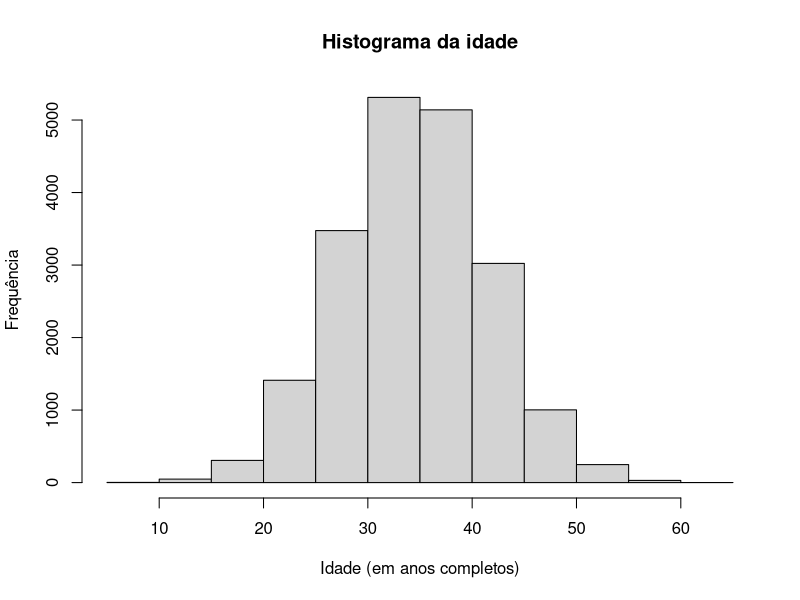
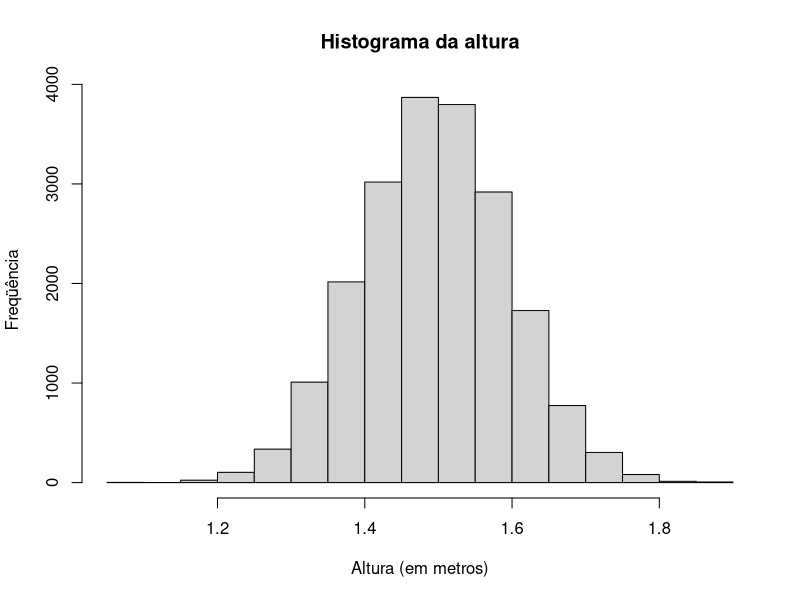
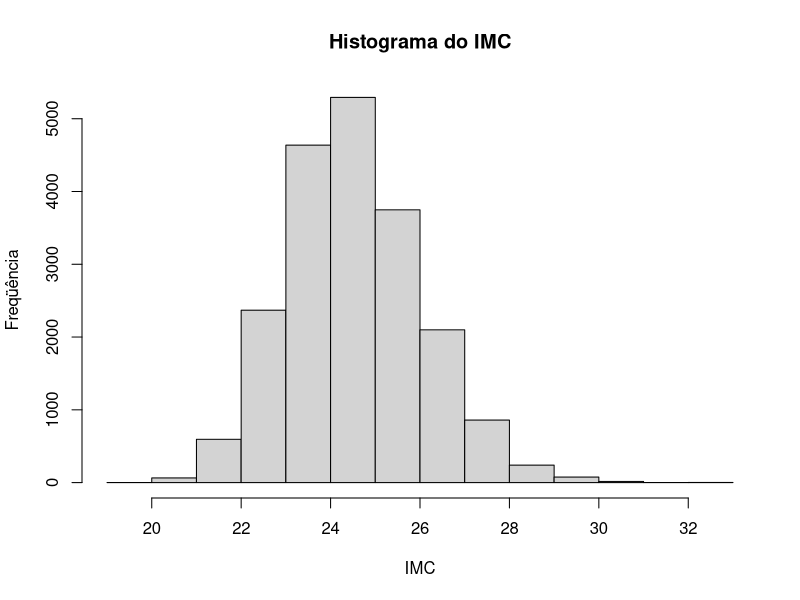
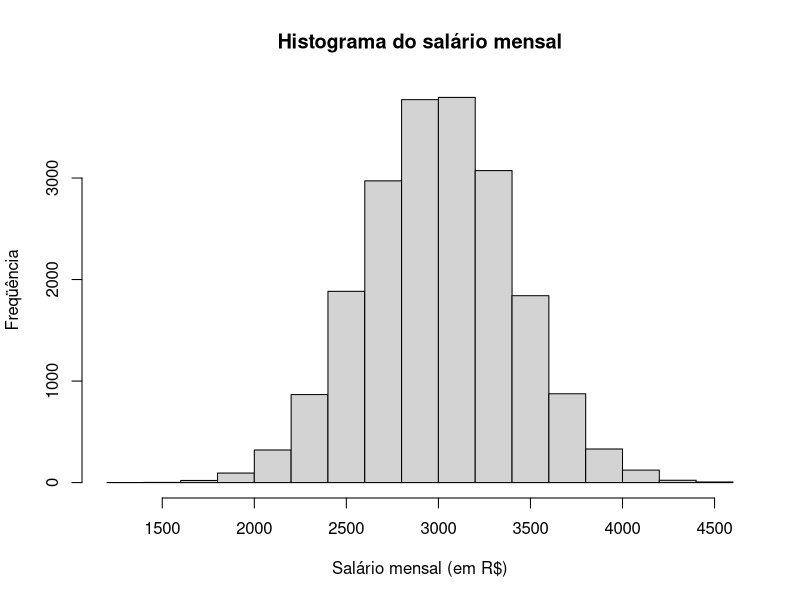

Reproduce these figures in R, in order. (Note: this script raises an error after producing the figures.)
n <- 20000
p <- 200000
set.seed(1234)
idade <- abs(round(rnorm(n, 35, 7),0))
summary(idade)


hist(idade,
     main = 'Histograma da idade',
     ylab = 'Frequência',
     xlab= 'Idade (em anos completos)')


set.seed(1234)
altura <- abs(round(rnorm(n, 1.50, 0.1), 2))
summary(altura)

hist(altura,
     main = "Histograma da altura",
     ylab = "Freqüência",
     xlab = "Altura (em metros)")

set.seed(1234)
peso <- abs(round(rnorm(n, 55, 4), 2))
summary(peso)

imc <- round(peso/altura^2, 2)
summary(imc)

hist(imc,
     main = "Histograma do IMC",
     ylab = "Freqüência",
     xlab = "IMC")

salario <- abs(round(rnorm(n, 3000, 400), 2))
summary(salario)

hist(salario,
     main = "Histograma do salário mensal",
     ylab = "Freqüência",
     xlab = "Salário mensal (em R$)")

pop.carros <- rep(c(0,1,2,3), p)
pop.carros

carros <- sample(pop.carros, n)

rm(pop.carros)

summary(carros)


table(carros)


pop.filhos<-rep(c(0,1,2),p)
pop.filhos

set.seed(1)
filhos <- sample(pop.filhos, n)
rm(pop.filhos)

summary(filhos)


table(filhos)


pop.escolaridade <- rep(c(0, 1, 2, 3, 4, 5, 6), p)
set.seed(1234)
escolaridade.temp <- sample(pop.escolaridade, n)
escolaridade <- factor(escolaridade.temp,
                       levels = c(0, 1, 2, 3, 4, 5, 6),
                       labels = c("Analfabeto", "1º Grau", "2º Grau", "3º Grau",
                                  "Mestrado", "Doutorado", "PósDoc"),
                       ordered = TRUE
)
rm(pop.escolaridade, escolaridade.temp)
str(escolaridade)

summary(escolaridade)
table(escolaridade)

set.seed(1234)
fumante.n <- rbinom(n, 1, .40)
fumante.f <- factor(fumante.n,
                    levels = c(0, 1),
                    labels = c("não", "sim"),
                    ordered = TRUE)
str(fumante.f)
summary(fumante.f)

str(fumante.n)
mean(fumante.n)

pop.sexo <- rep(c(1, 2), p)
set.seed(1234)
sexo.temp <- sample(pop.sexo, n)
sexo <- factor(sexo.temp,
               levels = c(1, 2),
               labels = c("M", "F"),
               ordered = FALSE) 
rm(pop.sexo, sexo.temp)
str(sexo)

summary(sexo)

pop.profissao <- rep(0:2, p)
set.seed(1234)
profissao.temp <- sample(pop.profissao, n)
profissao <- factor(profissao.temp,
                    levels = c(0, 1, 2),
                    labels = c("Humanas", "Exatas", "Biológicas"),
                    ordered = FALSE
)
rm(pop.profissao, profissao.temp)
str(profissao)

summary(profissao)

df <- data.frame(id = 1:n,
                 altura,
                 peso,
                 imc,
                 sexo,
                 escolaridade,
                 profissao,
                 fumante.f,
                 fumante.n,
                 salario,
                 carros,
                 filhos)
str(df)

write.table(df, file = "projeto01.csv", sep = ",", col.names = TRUE, fileEncoding = "UTF-8")


summary(projeto01...projeto01.csv$altura);
summary(projeto01...projeto01.csv$salario);
summary(projeto01...projeto01.csv$peso);
summary(projeto01...projeto01.csv$imc);
summary(projeto01...projeto01.csv$escolaridade)
summary(projeto01...projeto01.csv$filhos)
summary(projeto01...projeto01.csv$carros)


summary(csvNosso$cpuu)
summary(csvNosso$memoria)
summary(csvNosso$disco)